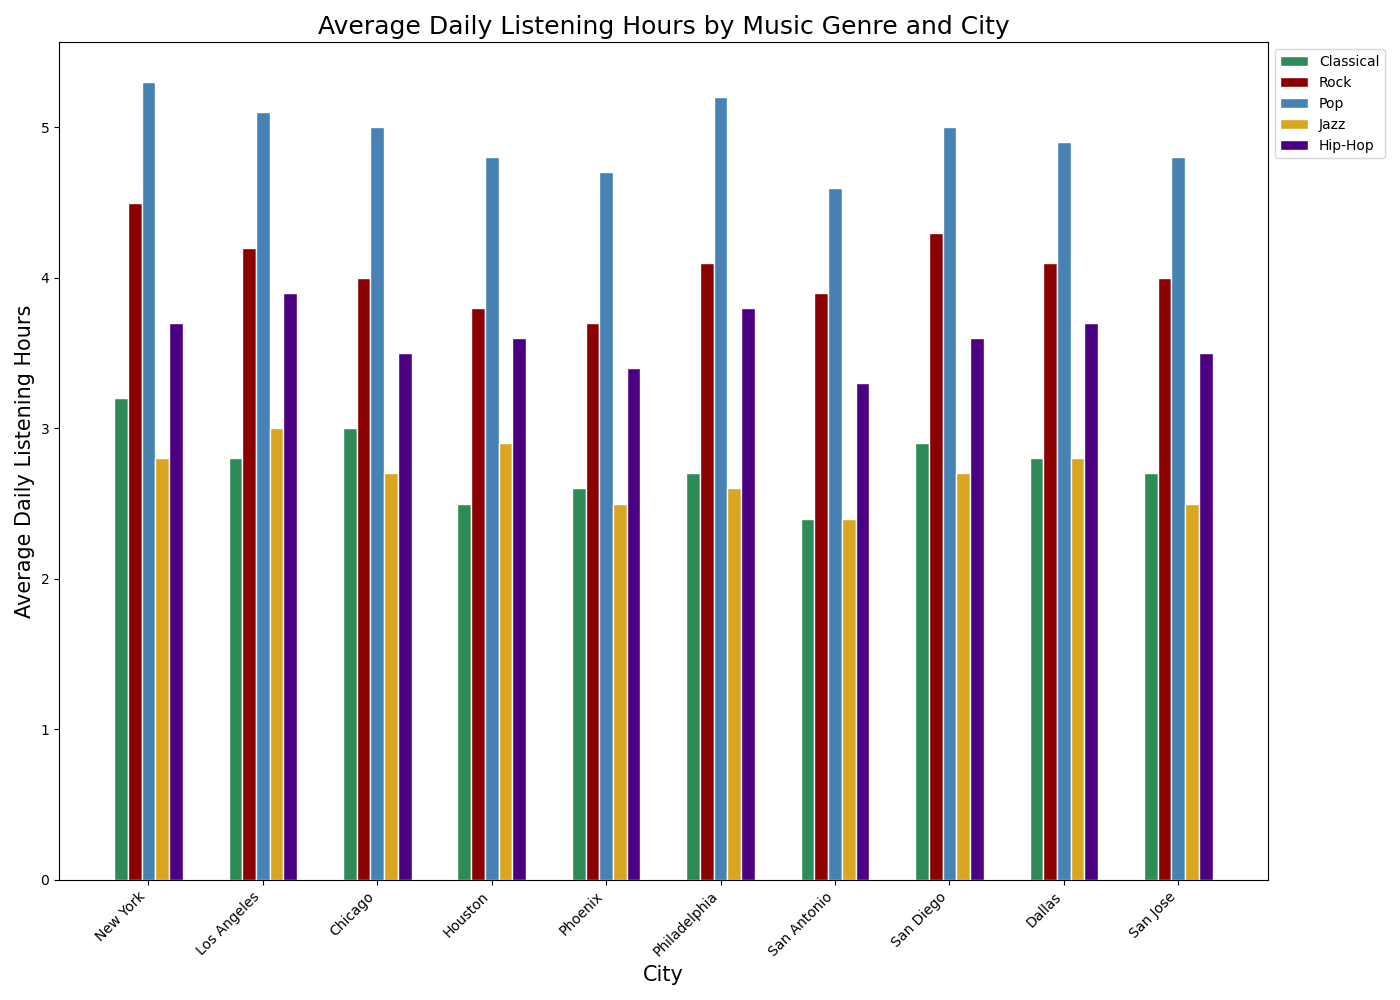

Recreate this plot in Python.

import matplotlib.pyplot as plt
import pandas as pd

data = {
    "City": ["New York", "Los Angeles", "Chicago", "Houston", "Phoenix", "Philadelphia", "San Antonio", "San Diego", "Dallas", "San Jose"],
    "Classical": [3.2, 2.8, 3.0, 2.5, 2.6, 2.7, 2.4, 2.9, 2.8, 2.7],
    "Rock": [4.5, 4.2, 4.0, 3.8, 3.7, 4.1, 3.9, 4.3, 4.1, 4.0],
    "Pop": [5.3, 5.1, 5.0, 4.8, 4.7, 5.2, 4.6, 5.0, 4.9, 4.8],
    "Jazz": [2.8, 3.0, 2.7, 2.9, 2.5, 2.6, 2.4, 2.7, 2.8, 2.5],
    "Hip-Hop": [3.7, 3.9, 3.5, 3.6, 3.4, 3.8, 3.3, 3.6, 3.7, 3.5]
}

df = pd.DataFrame(data)

fig, ax = plt.subplots(figsize=(14, 10))

bar_width = 0.12  # Adjusted bar width

r1 = range(len(df))
r2 = [x + bar_width for x in r1]
r3 = [x + bar_width for x in r2]
r4 = [x + bar_width for x in r3]
r5 = [x + bar_width for x in r4]

ax.bar(r1, df['Classical'], color='#2E8B57', edgecolor='white', width=bar_width, label='Classical')
ax.bar(r2, df['Rock'], color='#8B0000', edgecolor='white', width=bar_width, label='Rock')
ax.bar(r3, df['Pop'], color='#4682B4', edgecolor='white', width=bar_width, label='Pop')
ax.bar(r4, df['Jazz'], color='#DAA520', edgecolor='white', width=bar_width, label='Jazz')
ax.bar(r5, df['Hip-Hop'], color='#4B0082', edgecolor='white', width=bar_width, label='Hip-Hop')

ax.set_ylabel('Average Daily Listening Hours', fontsize=15)
ax.set_xlabel('City', fontsize=15)
ax.set_title('Average Daily Listening Hours by Music Genre and City', fontsize=18)

ax.set_xticks([r + 2*bar_width for r in range(len(r1))])
ax.set_xticklabels(df['City'], rotation=45, ha='right')

ax.legend(loc='upper left', bbox_to_anchor=(1,1))
plt.tight_layout()
plt.show()
